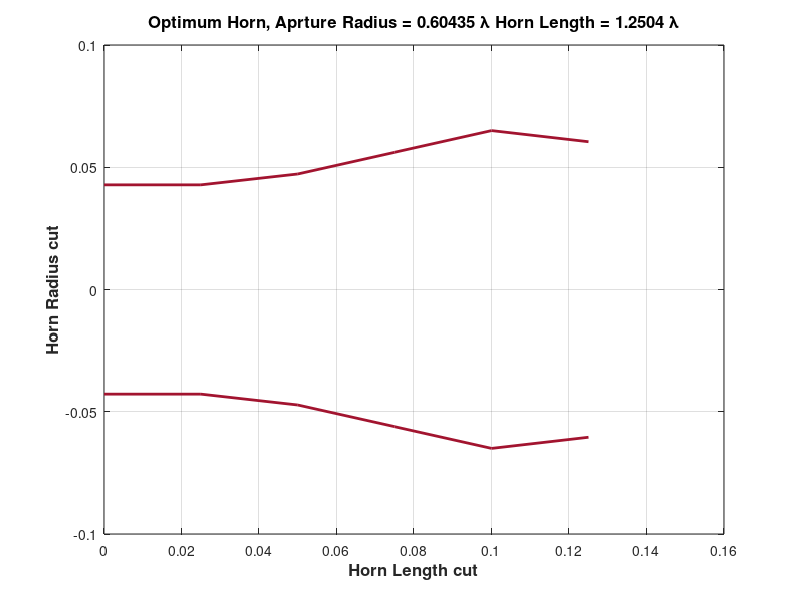

Write the MATLAB code that produced this figure. (Note: this script raises an error after producing the figure.)
%% Optimum design for -45dB return loss from pattern search optimization 
clear;
c0 = 3e8;
F = 3e9;
lamb = c0./F;
N = 5;
data = load('fmincon_allvar_ms3serv2_maxeap.mat');
fmin = data.fmin2;

R = [fmin.r(1) fmin.r(1:N)];

% R = [0.02283 0.02283 0.06313 0.07772 0.09971 0.1467]; % From GA algo


% R = [0.02 0.02 0.02667 0.03333 0.04 0.04667 0.05333 0.06 0.06667 0.07333 0.09562 0.08667 0.09333 0.1009 0.1067 0.1156...
%     0.1491];
% N = length(R) - 1;
% Len = 0.3912;
% Len = fmin.r(N + 1);

Len = fmin.r(N+1);

l1 = lamb./4;
L = [l1 ones(1, N - 1)./N .* Len];

for i = 1:N
    L_axis(i) = sum(L(1:i));
end
L_axis = [0 L_axis];
figure;
plot(L_axis, R, 'LineWidth', 2, 'Color', [0.6350, 0.0780, 0.1840] );
hold on;
plot(L_axis, -R, 'LineWidth', 2, 'Color', [0.6350, 0.0780, 0.1840] );
title(['Optimum Horn, Aprture Radius = ', num2str(R(end)./lamb), ' \lambda ', 'Horn Length = ', num2str(Len./lamb), ' \lambda'], 'FontSize', 12, 'FontWeight', 'bold');
xlabel('Horn Length cut', 'FontSize', 12, 'FontWeight', 'bold');
ylabel('Horn Radius cut', 'FontSize', 12, 'FontWeight', 'bold');
grid on;

%% Iteration over the frequencies 

SP = [R(2:end) Len];

XMN_data = load('Xmn.mat');
str = XMN_data.Xmn;

fc_ = fc(R(2), 1, 1);

% <<<<<<< Updated upstream
% F = linspace(fc_(1)+fc_(1)./100, fc_(3), 20);
% =======
F = linspace(fc_(1)+fc_(1)./100, fc_(11), 50);
% >>>>>>> Stashed changes
% F = 5e9;
% objective = @(x) GSM_N_opt_allvar(SP(1:N), SP(N+1), x(1:length(F)), 0);
tic;
% parfor i = 1:length(F)
[Aper_n] = Ga_opt_aper_eff(SP(1:N), SP(N+1), F, 5);


% save('Ga_SRR', 'SRR');
% save('Ga_RL', 'RL');

time_used = toc;
% end

figure;
plot(F*1e-9, -Aper_n*100, 'LineWidth', 2);grid on;
xlabel('Frequency (GHz)', 'FontSize', 16, 'FontWeight', 'bold');
ylabel('Aperture efficiency (dB)', 'FontSize', 16, 'FontWeight', 'bold');
title('Aperture efficiency of ga algo', 'FontSize', 16, 'FontWeight', 'bold');